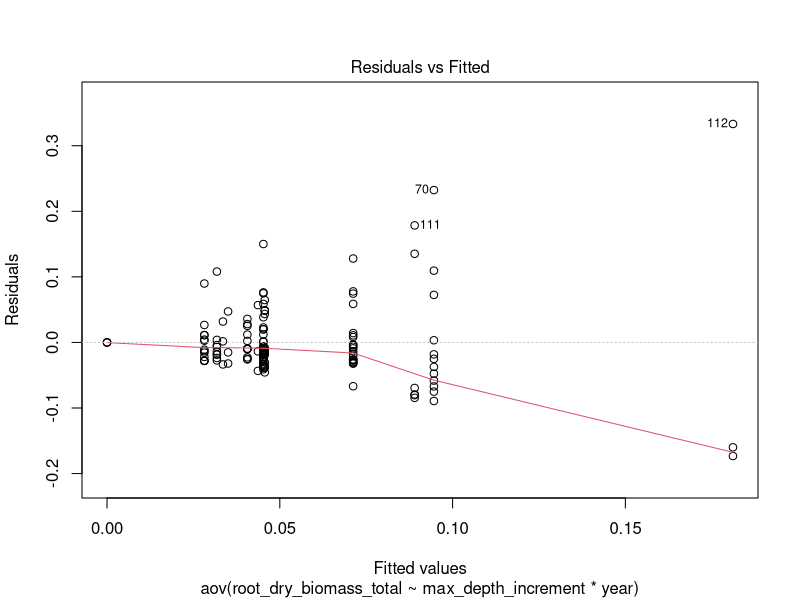
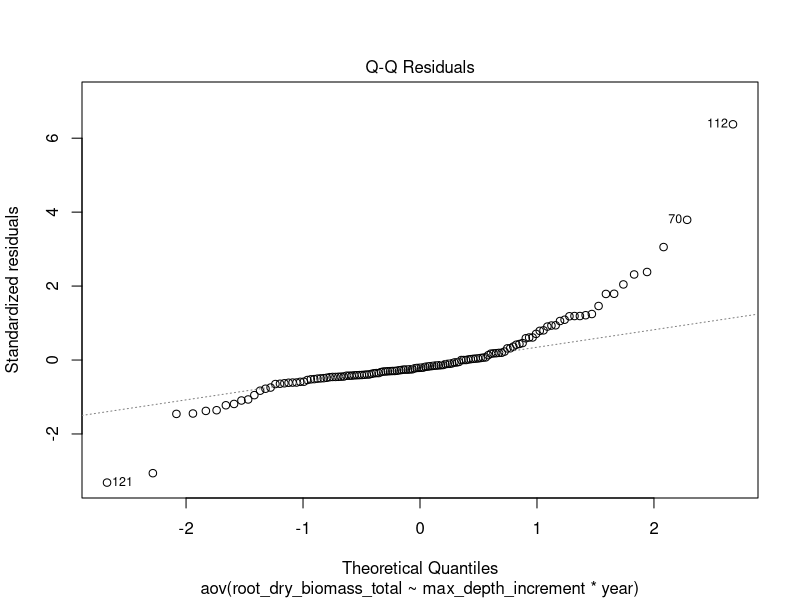
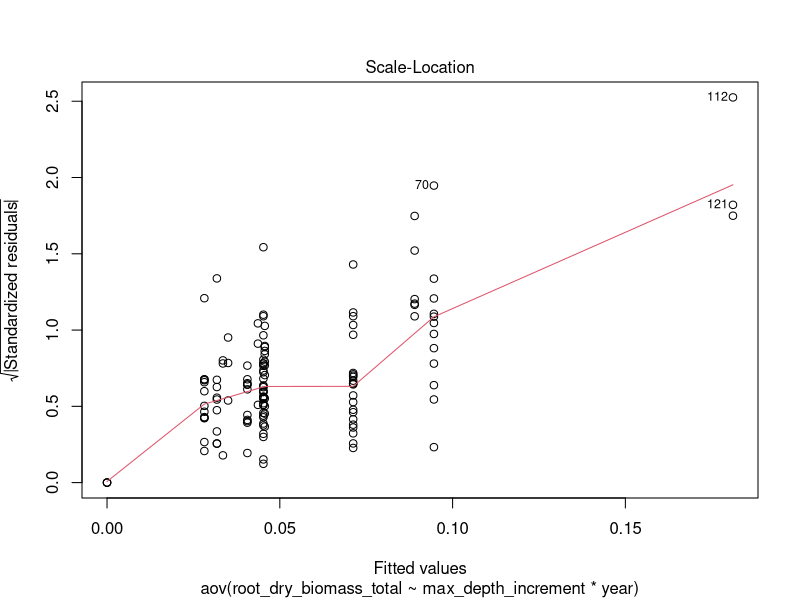
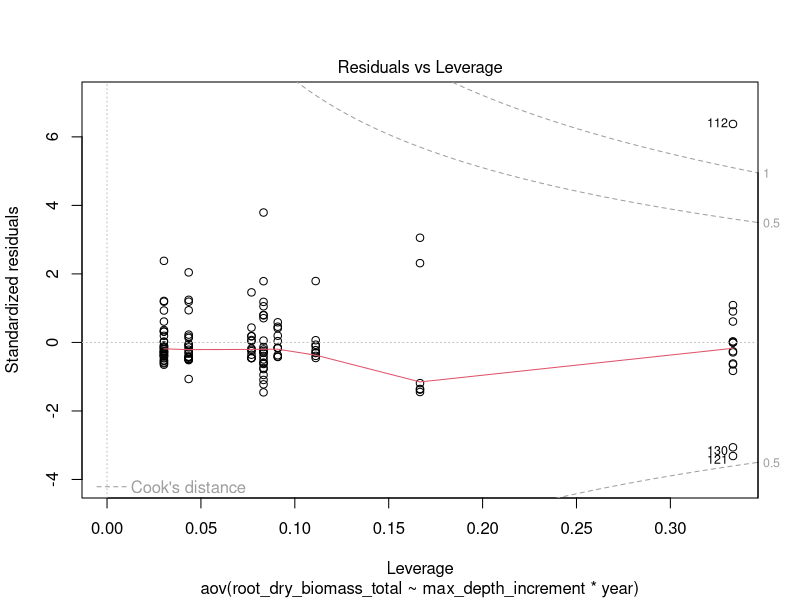
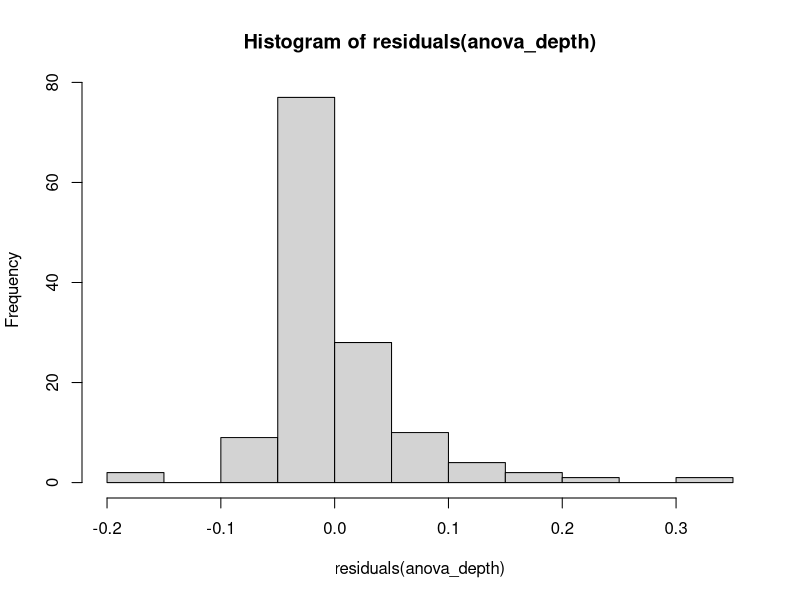
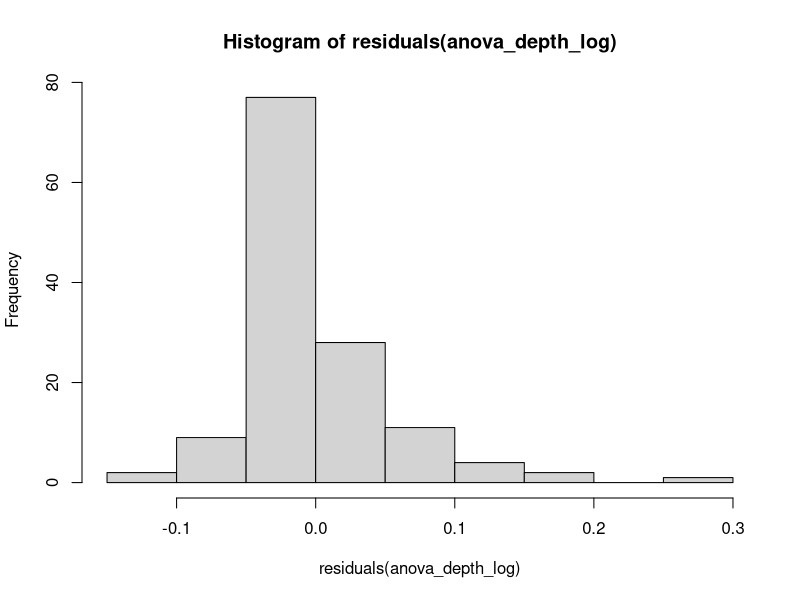
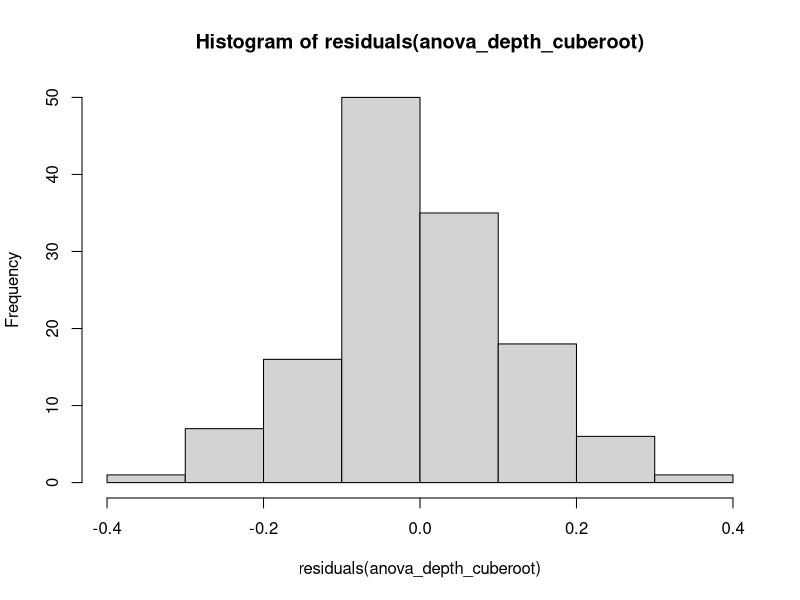

Generate these figures, in order, with R:
# RQ1 PART 3: SIGNIFICANT DIFFERENCE BETWEEN 2023 AND 2024 ROOT BIOMASS BY DEPTH 
# 16/01/2026

# LOAD LIBRARIES----
library(dplyr)
library(ggplot2)
library(tidyr)
library(readxl)
library(emmeans)

# LOAD DATA----
QHI_combined_data <- read_excel("datasets/QHI_roots_data/QHI_combined_data.xlsx")

# MAKE YEAR FACTOR VARIABLE ----
QHI_combined_data$year <- as.factor(QHI_combined_data$year)
QHI_combined_data$max_depth_increment <- as.factor(QHI_combined_data$max_depth_increment)

# QUESTION ----
# Is there a significant difference in root biomass between 2023 and 2024 across different soil depths?
# i.e. what is the relationship between root biomass and depth? How does this vary between years and if so is it significant?

# TWO WAY ANOVA----
# because have two explanatory variables of year and depth (depth treated as categorical here)
anova_depth<- aov(root_dry_biomass_total ~ max_depth_increment * year, data = QHI_combined_data)
summary(anova_depth)

# effect of depth on root biomass differs between years (p= 0.0260)
# biomass and depth also have a significant relationship (positive, p = 0.0393)
  # higher biomass at deeper depths, could be due to thawing and more available space for roots to grow


# what's the relationship between depth and biomass for 2024 
anova_2024<- aov(root_dry_biomass_total ~ max_depth_increment, data = filter(QHI_combined_data, year == "2024"))
summary(anova_2024)

# positive, but not significant (p=0.465)

# what's the relationship between depth and biomass for 2023
anova_2023<- aov(root_dry_biomass_total ~ max_depth_increment, data = filter(QHI_combined_data, year == "2023"))
summary(anova_2023)
# positive and significant (p=0.003)

# BUT WE NEED TO NOTE!!
  # sample size imbalance- could be a significant difference in 2024 but not enough data compared to 2023 to determine this (107 vs 27)
  # point 112 high leverage 

# CHECK ASSUMPTIONS----
# normality of residuals
plot(anova_depth)
shapiro.test(residuals(anova_depth))
hist(residuals(anova_depth))
# not normal distribution

# TRANSFORMING DATA----
# log transform
QHI_combined_data <- QHI_combined_data %>% 
  mutate(log_root_biomass = log(root_dry_biomass_total + 1)) # log transform to deal with zeros
anova_depth_log<- aov(log_root_biomass ~ max_depth_increment * year, data = QHI_combined_data)
summary(anova_depth_log)

shapiro.test(residuals(anova_depth_log))
hist(residuals(anova_depth_log))
# no better 

# cube root
QHI_combined_data <- QHI_combined_data %>% 
  mutate(cube_root_biomass = (root_dry_biomass_total)^(1/3)) 
anova_depth_cuberoot<- aov(cube_root_biomass ~ max_depth_increment * year, data = QHI_combined_data)
summary(anova_depth_cuberoot)

shapiro.test(residuals(anova_depth_cuberoot))
hist(residuals(anova_depth_cuberoot))
# now more normally distrubuted 
